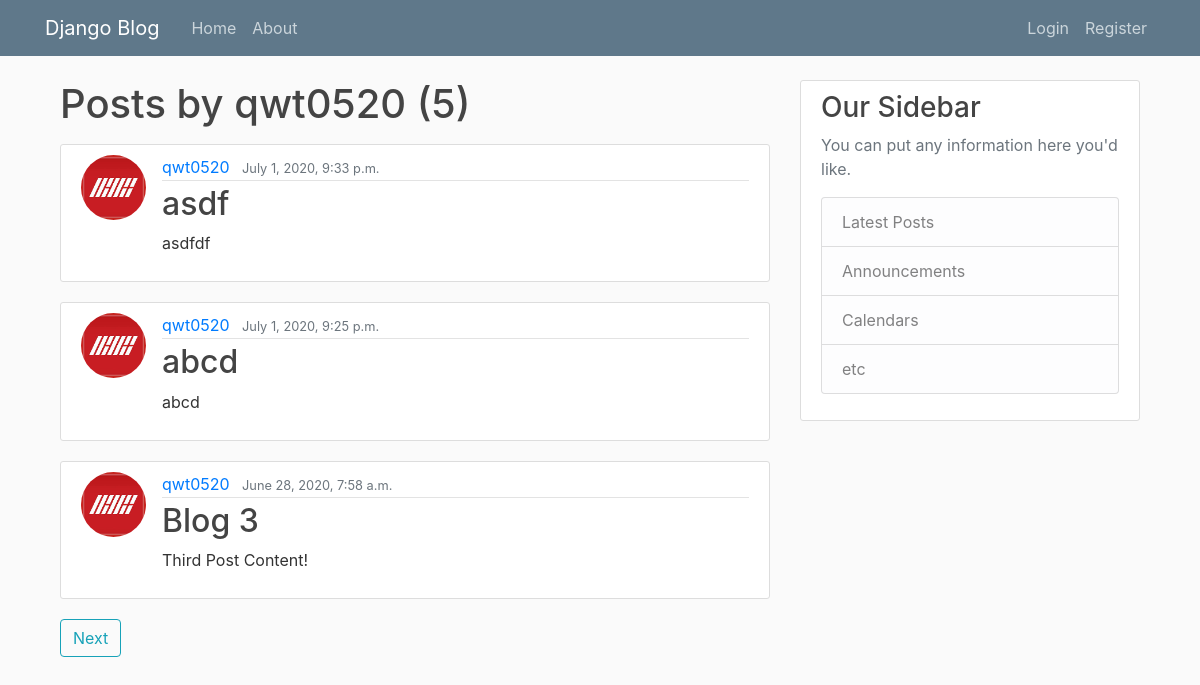
/blog/user/qwt0520, run on an earlier commit of the app's database.
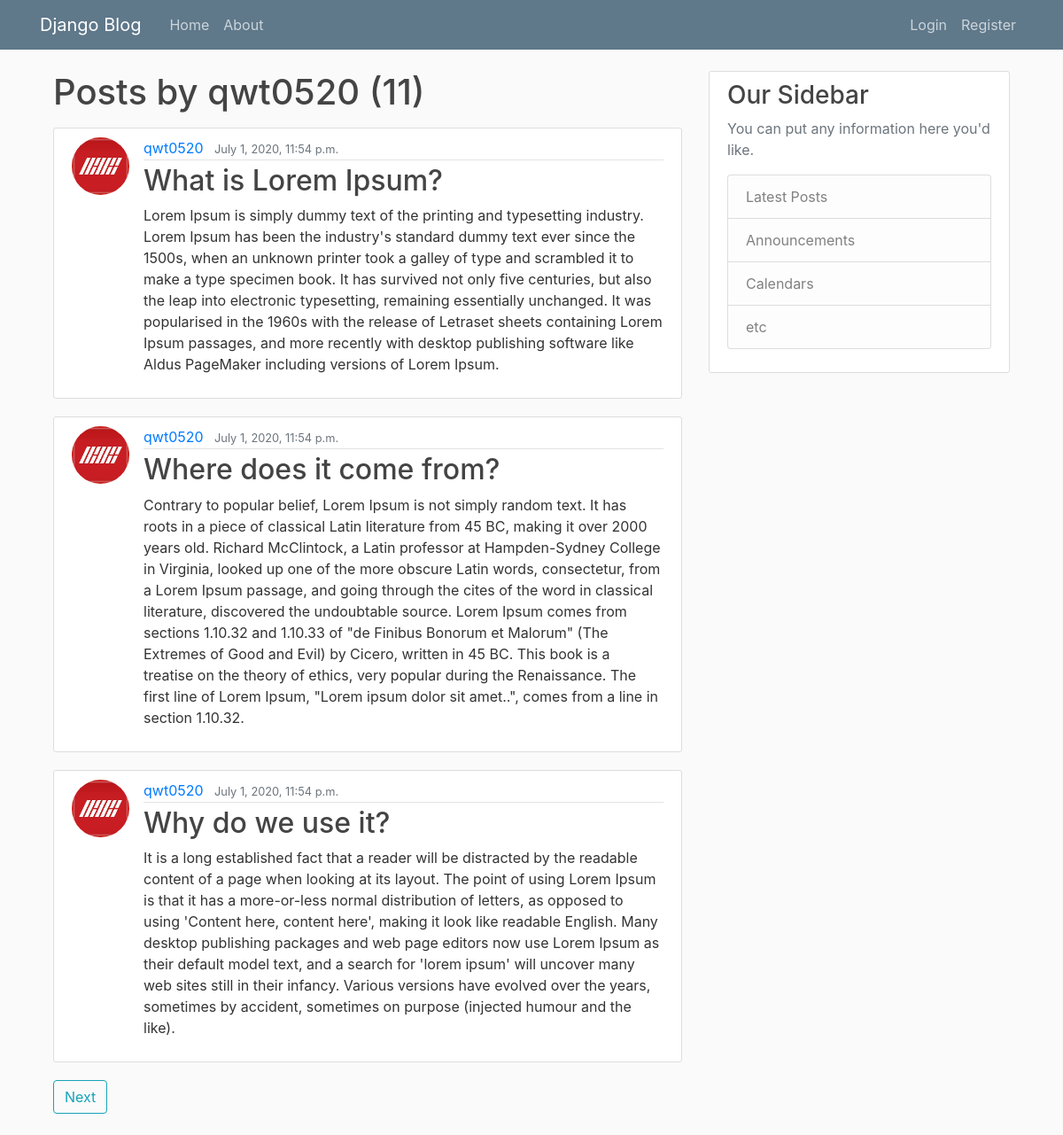
And on a later commit of the database.
### blog/models.py (models this page shows, shortened)
class Post(models.Model):
    title = models.CharField(max_length=100)
    content = models.TextField()
    date_posted = models.DateTimeField(default=timezone.now())
    author = models.ForeignKey(User, on_delete=models.CASCADE)

### Users/models.py (models this page shows, shortened)
class Profile(models.Model):
    user = models.OneToOneField(User, on_delete=models.CASCADE)
    image = models.ImageField(default='default.jpg', upload_to='profile_pics')

### blog/views.py (the view)
# urls.py: path('user/<str:username>', UserPostListView.as_view(), name = 'user-posts'),
class UserPostListView(ListView):
    model = Post
    template_name = 'blog/user_posts.html'
    context_object_name = 'posts'
    paginate_by = 3
    def get_queryset(self):
        user = get_object_or_404(User, username=self.kwargs.get('username'))
        return Post.objects.filter(author=user).order_by('-date_posted')

### blog/templates/blog/user_posts.html (shortened to what this page needs)
{% extends "blog/base.html" %}
{% block content %}
    <h1 class="mb-3">Posts by {{ view.kwargs.username }} ({{ page_obj.paginator.count }})</h1>
    {% for post in posts %}
        <article class="media content-section">
            <img class = "rounded-circle article-img" src="{{ post.author.profile.image.url }}">
            <div class="media-body">
                <div class="article-metadata">
                    <a class="mr-2" href="{% url 'user-posts' post.author.username %}">{{ post.author }}</a>
                    <small class="text-muted">{{ post.date_posted }}</small>
                </div>
                <h2><a class="article-title" href="{% url 'post-detail' post.id %}">{{ post.title }}</a></h2>
                <p class="article-content">{{ post.content }}</p>
            </div>
        </article>
    {% endfor %}
    {% if page_obj.has_next %}
        <a class="btn btn-outline-info mb-4" href="?page={{ page_obj.next_page_number }}">Next</a>
    {% endif %}
{% endblock content %}

What changed in the data, as far as the page shows it:
no longer on this page (row unchanged): Post: author.profile.image (picture), author "qwt0520", date_posted "July 1, 2020, 9:33 p.m.", title "asdf", content "asdfdf"
no longer on this page (row unchanged): Post: author.profile.image (picture), author "qwt0520", date_posted "July 1, 2020, 9:25 p.m.", title "abcd", content "abcd"
no longer on this page (row unchanged): Post: author.profile.image (picture), author "qwt0520", date_posted "June 28, 2020, 7:58 a.m.", title "Blog 3", content "Third Post Content!"
added Post: author.profile.image (picture), author "qwt0520", date_posted "July 1, 2020, 11:54 p.m.", title "What is Lorem Ipsum?", content "Lorem Ipsum is simply dummy text of the printing and typesetting industry. Lorem Ipsum has been the industry's standard dummy text ever since the 1500s, when an unknown printer took a galley of type and scrambled it to make a type specimen book. It has survived not only five centuries, but also the leap into electronic typesetting, remaining essentially unchanged. It was popularised in the 1960s with the release of Letraset sheets containing Lorem Ipsum passages, and more recently with desktop publishing software like Aldus PageMaker including versions of Lorem Ipsum."
added Post: author.profile.image (picture), author "qwt0520", date_posted "July 1, 2020, 11:54 p.m.", title "Where does it come from?", content "Contrary to popular belief, Lorem Ipsum is not simply random text. It has roots in a piece of classical Latin literature from 45 BC, making it over 2000 years old. Richard McClintock, a Latin professor at Hampden-Sydney College in Virginia, looked up one of the more obscure Latin words, consectetur, from a Lorem Ipsum passage, and going through the cites of the word in classical literature, discovered the undoubtable source. Lorem Ipsum comes from sections 1.10.32 and 1.10.33 of \"de Finibus Bonorum et Malorum\" (The Extremes of Good and Evil) by Cicero, written in 45 BC. This book is a treatise on the theory of ethics, very popular during the Renaissance. The first line of Lorem Ipsum,…"
added Post: author.profile.image (picture), author "qwt0520", date_posted "July 1, 2020, 11:54 p.m.", title "Why do we use it?", content "It is a long established fact that a reader will be distracted by the readable content of a page when looking at its layout. The point of using Lorem Ipsum is that it has a more-or-less normal distribution of letters, as opposed to using 'Content here, content here', making it look like readable English. Many desktop publishing packages and web page editors now use Lorem Ipsum as their default model text, and a search for 'lorem ipsum' will uncover many web sites still in their infancy. Various versions have evolved over the years, sometimes by accident, sometimes on purpose (injected humour and the like)."
Also different on the page:
{{ page_obj.paginator.count }}: "5" → "11"
